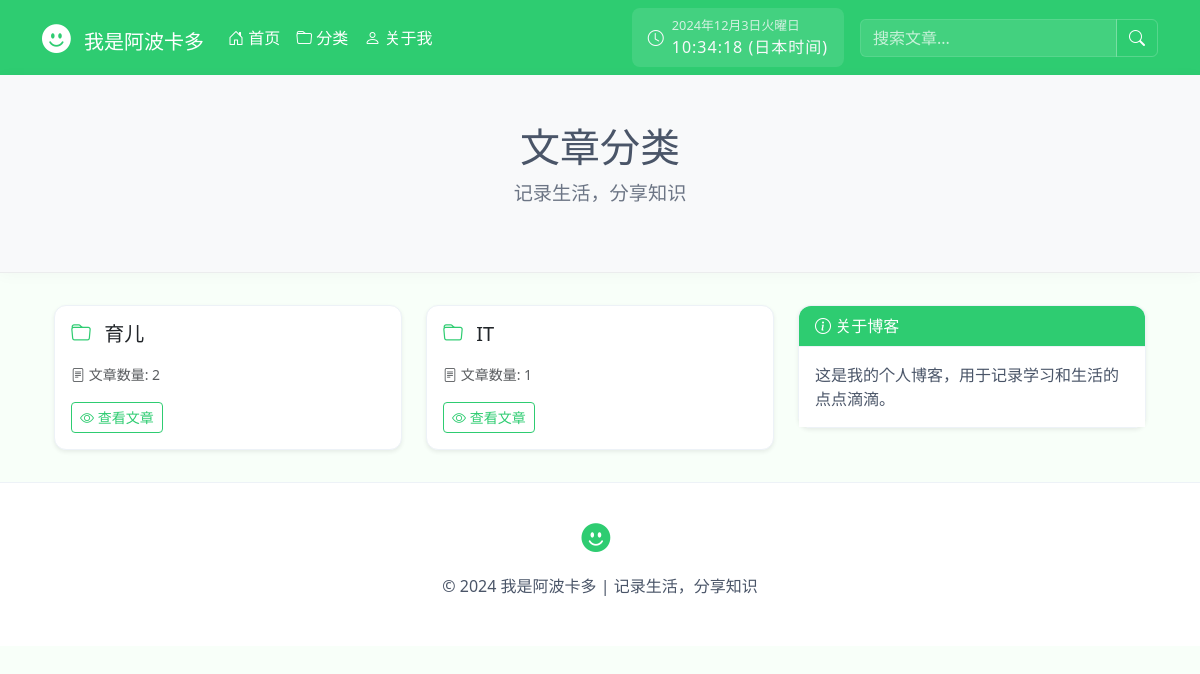
/categories/, run on an earlier commit of the app's database.
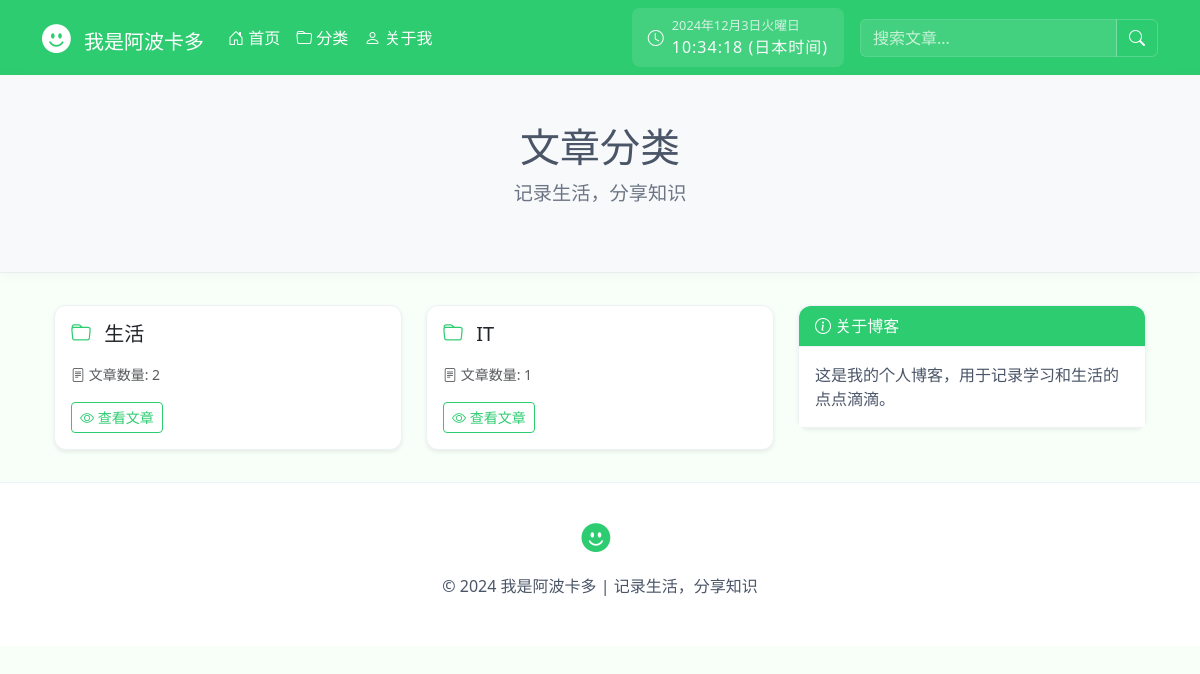
And on a later commit of the database.
### blog/models.py (models this page shows, shortened)
class Category(models.Model):
    name = models.CharField(max_length=100)
    slug = models.SlugField(unique=True)

### blog/views.py (the view)
# urls.py: path('categories/', CategoryListView.as_view(), name='category_list'),
class CategoryListView(ListView):
    model = Category
    template_name = 'blog/category_list.html'
    context_object_name = 'categories'

### blog/templates/blog/category_list.html (shortened to what this page needs)
{% extends 'blog/base.html' %}
{% block header %}文章分类{% endblock %}
{% block content %}
<div class="container mt-4">
    <div class="row">
        <div class="col-md-8">
            {% if categories %}
                <div class="row row-cols-1 row-cols-md-2 g-4">
                    {% for category in categories %}
                    <div class="col">
                        <div class="card h-100 shadow-sm">
                            <div class="card-body">
                                <h3 class="card-title h5 mb-3">
                                    <i class="bi bi-folder text-primary me-2"></i>
                                    {{ category.name }}
                                </h3>
                                <p class="card-text text-muted">
                                    <small>
                                        <i class="bi bi-file-text"></i>
                                        文章数量: {{ category.posts.count }}
                                    </small>
                                </p>
                                <a href="{% url 'blog:category_detail' category.slug %}"
                                   class="btn btn-outline-primary btn-sm">
                                    <i class="bi bi-eye"></i> 查看文章
                                </a>
                            </div>
                        </div>
                    </div>
                    {% endfor %}
                </div>
            {% else %}
                <div class="alert alert-info">
                    <i class="bi bi-info-circle"></i> 暂无分类
                </div>
            {% endif %}
        </div>
        <div class="col-md-4">
            <div class="card shadow-sm about-blog-card">
                <div class="card-header">
                    <i class="bi bi-info-circle"></i> 关于博客
                </div>
                <div class="card-body">
                    <p class="card-text">
                        这是我的个人博客，用于记录学习和生活的点点滴滴。
                    </p>
                </div>
            </div>
        </div>
    </div>
</div>
{% endblock %}

What changed in the data, as far as the page shows it:
changed Category (number 1 of 2 on the later page): name "育儿" → "生活"
